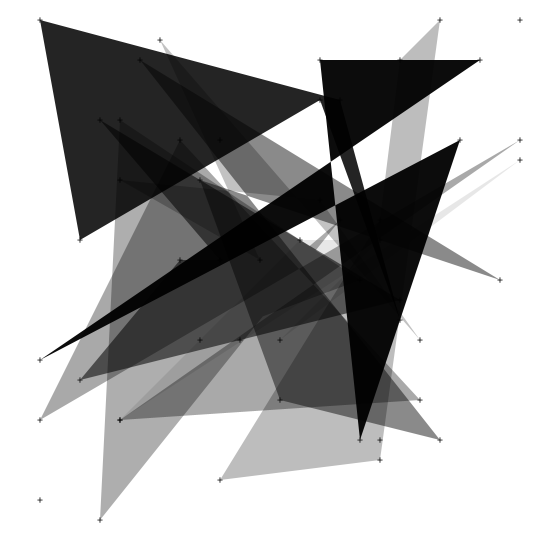
Frame 1 (no input)
Frame 60 (the mouse pressed at the canvas centre just before this capture): identical to frame 1, image omitted
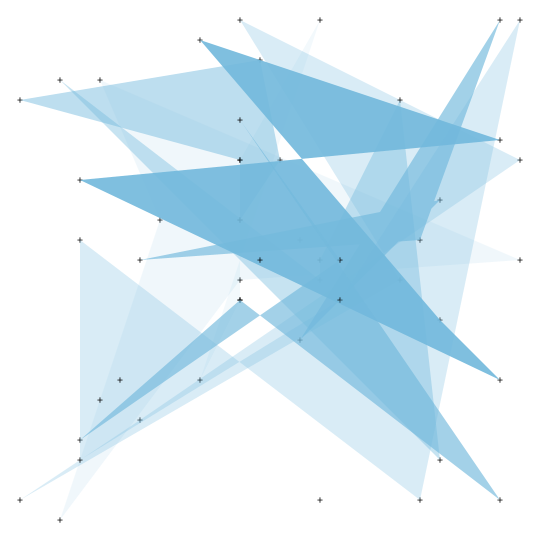
Frame 120 (the mouse held since frame 60 and released just before this capture)

The Processing sketch that drew these frames (run headless with seeded random() and noise(); from frame 60 on, the mouse is pressed at the canvas centre):

// Processing sketch: processing_76925
// ── processing_76925.pde

/*
Project title: IxD Interactive Logo
Description: This project forms an interactive logo for the blog of the Interaction Venice Lab.
The number of posts decides the number of plus ("+") and the complexity of the shape; the hue of the sculpture is shaped by the number of images posted; the number of links of a group of five posts decides
the transparency of every shape.
Authors: Graziana Saccente; Sebastian Schutzdeller, Tommaso Tronchin
*/

//  number of posts in the blog
int postValue=50;

//  the number of images decides the hue of the color
int nImg=294;

float x,y,d,r,g,b;
int mx=23;
int[] xArray= new int[mx];
int[] xPos = new int[255];
int[] yPos = new int[255];
int alpArray[] = new int[mx*mx]; 

void setup(){
  
  size(550,550);
  background(255);
  translate(50,50);
  noStroke();
  textAlign(CENTER);  
  textSize(12);
// slider that changes the number of posts
  /*cp5 = new ControlP5(this);
  cp5.addSlider("postValue")
     .setPosition(20,20)
     .setRange(0,100)
     ;
  
  cp5 = new ControlP5(this);
  cp5.addSlider("nImg")
     .setPosition(20,40)
     .setRange(0,500)
     ;
  */
  
  
  // change the trasparency of every single shape with random value
  for (int i=0;i<nImg;i++) {
    alpArray[i]=round(random(0, 255));
  }
  
  //elaboration of x and y positions of the crosses
  for (int i=0;i<postValue;i++) {
    xPos[i] = (round(random(10,mx*mx)/20) * 20);
    yPos[i] = (round(random(10,mx*mx)/20) * 20);
  }
  
}

void draw() {
  /*if(pdfCheck){
    beginRecord(PDF, "file.pdf");
  }*/
  background(255);

  fill(r,g,b,alpArray[0]);
  int s =0;
  beginShape();
  
  //draw the "+" and the vertixes of the logo
  for (int i=0; i< postValue; i++) {
    fill(0);
    text("+", xPos[i], yPos[i]  + 4);
    fill(r,g,b,alpArray[s]);
    vertex(xPos[i], yPos[i]);
  
  // number of edges of the shape
  if (i % 5 == 0) {
      endShape(CLOSE);
      s=s+1;
      beginShape();
    }
  }
  /*
  if(pdfCheck){
    endRecord();
    pdfCheck = false;
  }*/
}

void mousePressed() { 
  //pdfCheck = true;
  
  r=(nImg*3)&0xff;
  g=(nImg*3 >> 1)&0xff;
  b=(nImg*3 >> 2)&0xff;
  
  //elaboration of x and y positions of the crosses
  for (int i=0;i<postValue;i++) {
    xPos[i] = (round(random(10,mx*mx)/20) * 20);
    yPos[i] = (round(random(10,mx*mx)/20) * 20);
  }
  
  // change the trasparency of every single shape with random value
  for (int i=0;i<nImg;i++) {
    alpArray[i]=round(random(20, 255));
  }

}
